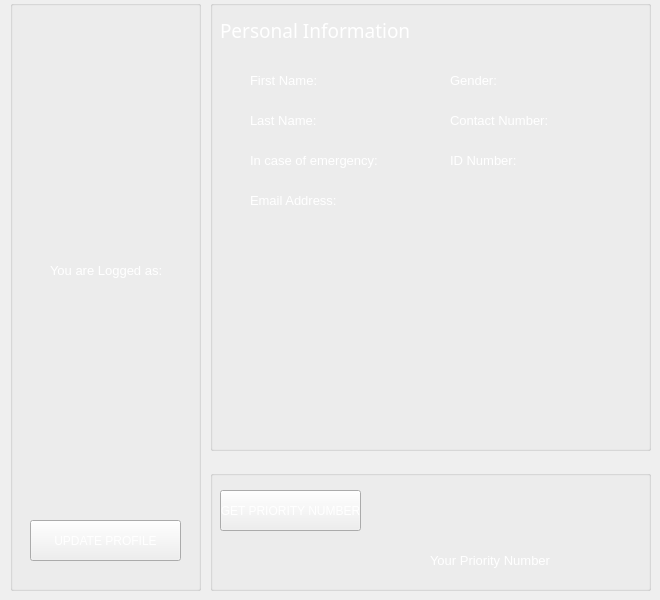
    <widget class="QWidget" name="HomePage">
     <widget class="QGroupBox" name="groupBox_2">
      <property name="geometry">
       <rect>
        <x>10</x>
        <y>0</y>
        <width>191</width>
        <height>591</height>
       </rect>
      </property>
      <property name="title">
       <string/>
      </property>
      <widget class="QLabel" name="label_9">
       <property name="geometry">
        <rect>
         <x>20</x>
         <y>40</y>
         <width>151</width>
         <height>201</height>
        </rect>
       </property>
       <property name="text">
        <string/>
       </property>
       <property name="pixmap">
        <pixmap>ProfileIcon.png</pixmap>
       </property>
       <property name="scaledContents">
        <bool>true</bool>
       </property>
      </widget>
      <widget class="QLabel" name="label_10">
       <property name="geometry">
        <rect>
         <x>40</x>
         <y>260</y>
         <width>121</width>
         <height>20</height>
        </rect>
       </property>
       <property name="font">
        <font>
         <pointsize>10</pointsize>
        </font>
       </property>
       <property name="styleSheet">
        <string notr="true">color: rgb(255, 255, 255);</string>
       </property>
       <property name="text">
        <string>You are Logged as:</string>
       </property>
      </widget>
      <widget class="QPushButton" name="UpdateProfileButton">
       <property name="geometry">
        <rect>
         <x>20</x>
         <y>520</y>
         <width>151</width>
         <height>41</height>
        </rect>
       </property>
       <property name="styleSheet">
        <string notr="true">color: rgb(255, 255, 255);</string>
       </property>
       <property name="text">
        <string>UPDATE PROFILE</string>
       </property>
      </widget>
      <widget class="QLabel" name="User">
       <property name="geometry">
        <rect>
         <x>40</x>
         <y>310</y>
         <width>111</width>
         <height>41</height>
        </rect>
       </property>
       <property name="font">
        <font>
         <pointsize>20</pointsize>
         <weight>75</weight>
         <bold>true</bold>
        </font>
       </property>
       <property name="text">
        <string/>
       </property>
       <property name="alignment">
        <set>Qt::AlignCenter</set>
       </property>
      </widget>
     </widget>
     <widget class="QGroupBox" name="groupBox_3">
      <property name="geometry">
       <rect>
        <x>210</x>
        <y>0</y>
        <width>441</width>
        <height>451</height>
       </rect>
      </property>
      <property name="title">
       <string/>
      </property>
      <widget class="QLabel" name="label">
       <property name="geometry">
        <rect>
         <x>10</x>
         <y>10</y>
         <width>191</width>
         <height>41</height>
        </rect>
       </property>
       <property name="font">
        <font>
         <family>Myanmar Text</family>
         <pointsize>14</pointsize>
        </font>
       </property>
       <property name="styleSheet">
        <string notr="true">color: rgb(102, 102, 102);
color: rgb(255, 255, 255);</string>
       </property>
       <property name="text">
        <string>Personal Information:</string>
       </property>
      </widget>
      <widget class="QLabel" name="label_2">
       <property name="geometry">
        <rect>
         <x>40</x>
         <y>70</y>
         <width>101</width>
         <height>20</height>
        </rect>
       </property>
       <property name="font">
        <font>
         <pointsize>10</pointsize>
        </font>
       </property>
       <property name="styleSheet">
        <string notr="true">color: rgb(255, 255, 255);</string>
       </property>
       <property name="text">
        <string>First Name:</string>
       </property>
      </widget>
      <widget class="QLabel" name="label_3">
       <property name="geometry">
        <rect>
         <x>40</x>
         <y>110</y>
         <width>101</width>
         <height>20</height>
        </rect>
       </property>
       <property name="font">
        <font>
         <pointsize>10</pointsize>
        </font>
       </property>
       <property name="styleSheet">
        <string notr="true">color: rgb(255, 255, 255);</string>
       </property>
       <property name="text">
        <string>Last Name:</string>
       </property>
      </widget>
      <widget class="QLabel" name="label_4">
       <property name="geometry">
        <rect>
         <x>240</x>
         <y>70</y>
         <width>101</width>
         <height>20</height>
        </rect>
       </property>
       <property name="font">
        <font>
         <pointsize>10</pointsize>
        </font>
       </property>
       <property name="styleSheet">
        <string notr="true">color: rgb(255, 255, 255);</string>
       </property>
       <property name="text">
        <string>Gender:</string>
       </property>
      </widget>
      <widget class="QLabel" name="label_5">
       <property name="geometry">
        <rect>
         <x>240</x>
         <y>110</y>
         <width>101</width>
         <height>20</height>
        </rect>
       </property>
       <property name="font">
        <font>
         <pointsize>10</pointsize>
        </font>
       </property>
       <property name="styleSheet">
        <string notr="true">color: rgb(255, 255, 255);</string>
       </property>
       <property name="text">
        <string>Contact Number:</string>
       </property>
      </widget>
      <widget class="QLabel" name="label_6">
       <property name="geometry">
        <rect>
         <x>40</x>
         <y>150</y>
         <width>131</width>
         <height>20</height>
        </rect>
       </property>
       <property name="font">
        <font>
         <pointsize>10</pointsize>
        </font>
       </property>
       <property name="styleSheet">
        <string notr="true">color: rgb(255, 255, 255);</string>
       </property>
       <property name="text">
        <string>In case of emergency:</string>
       </property>
      </widget>
      <widget class="QLabel" name="label_7">
       <property name="geometry">
        <rect>
         <x>40</x>
         <y>190</y>
         <width>131</width>
         <height>20</height>
        </rect>
       </property>
       <property name="font">
        <font>
         <pointsize>10</pointsize>
        </font>
       </property>
       <property name="styleSheet">
        <string notr="true">color: rgb(255, 255, 255);</string>
       </property>
       <property name="text">
        <string>Email Address:</string>
       </property>
      </widget>
      <widget class="QLabel" name="label_8">
       <property name="geometry">
        <rect>
         <x>240</x>
         <y>150</y>
         <width>101</width>
         <height>20</height>
        </rect>
       </property>
       <property name="font">
        <font>
         <pointsize>10</pointsize>
        </font>
       </property>
       <property name="styleSheet">
        <string notr="true">color: rgb(255, 255, 255);</string>
       </property>
       <property name="text">
        <string>ID Number:</string>
       </property>
      </widget>
     </widget>
     <widget class="QGroupBox" name="groupBox_4">
      <property name="geometry">
       <rect>
        <x>210</x>
        <y>470</y>
        <width>441</width>
        <height>121</height>
       </rect>
      </property>
      <property name="title">
       <string/>
      </property>
      <widget class="QPushButton" name="GetPriorityNumberButton">
       <property name="geometry">
        <rect>
         <x>10</x>
         <y>20</y>
         <width>141</width>
         <height>41</height>
        </rect>
       </property>
       <property name="styleSheet">
        <string notr="true">color: rgb(255, 255, 255);</string>
       </property>
       <property name="text">
        <string>GET PRIORITY NUMBER</string>
       </property>
      </widget>
      <widget class="QLabel" name="label_11">
       <property name="geometry">
        <rect>
         <x>220</x>
         <y>80</y>
         <width>121</width>
         <height>20</height>
        </rect>
       </property>
       <property name="font">
        <font>
         <pointsize>10</pointsize>
        </font>
       </property>
       <property name="styleSheet">
        <string notr="true">color: rgb(255, 255, 255);</string>
       </property>
       <property name="text">
        <string>Your Priority Number:</string>
       </property>
      </widget>
      <widget class="QLabel" name="PriorityNumber">
       <property name="geometry">
        <rect>
         <x>230</x>
         <y>30</y>
         <width>101</width>
         <height>41</height>
        </rect>
       </property>
       <property name="font">
        <font>
         <pointsize>31</pointsize>
         <weight>75</weight>
         <bold>true</bold>
        </font>
       </property>
       <property name="text">
        <string/>
       </property>
       <property name="alignment">
        <set>Qt::AlignCenter</set>
       </property>
      </widget>
     </widget>
    </widget>
